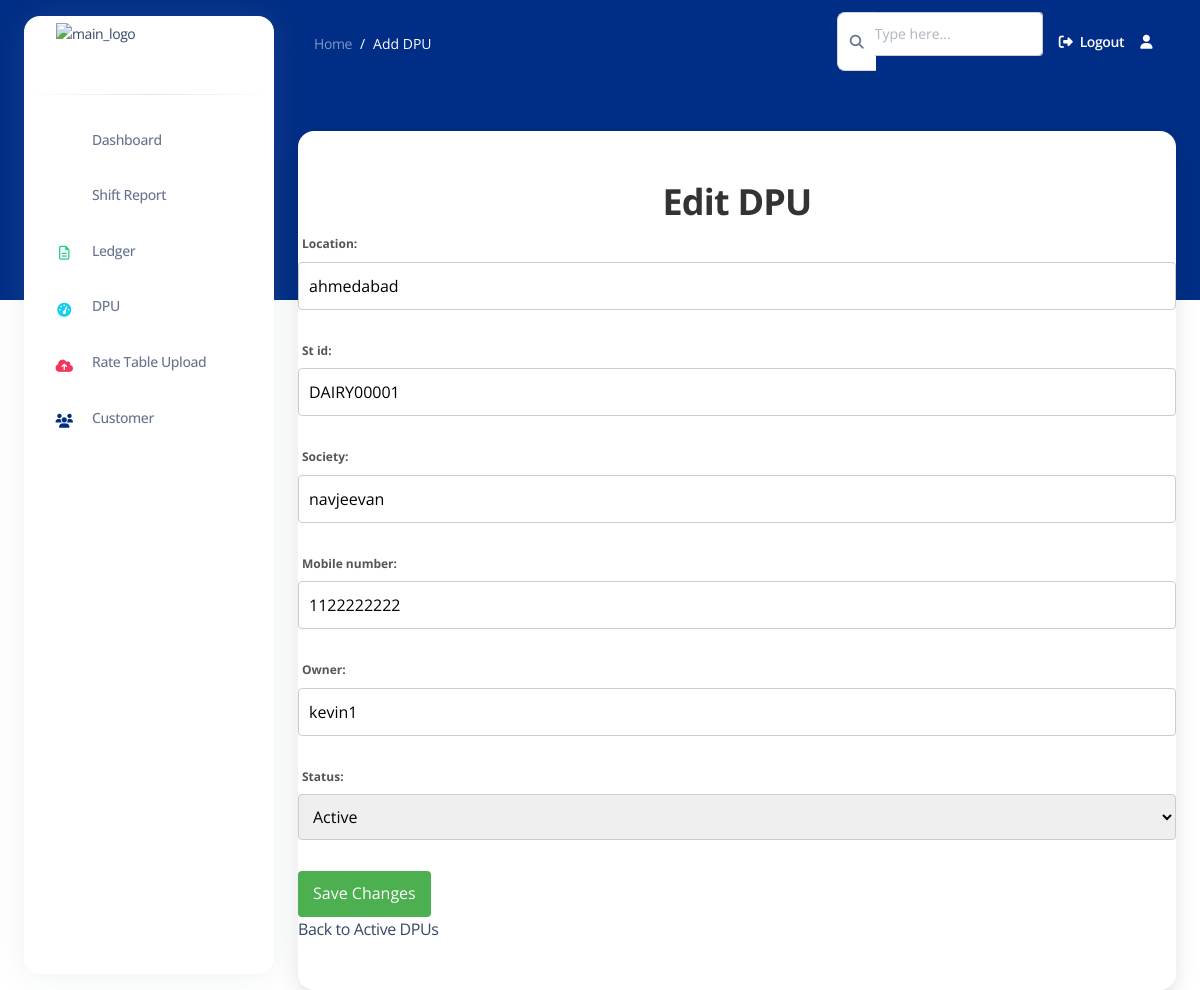
Page /edit_dpu/DAIRY00001/ on the earlier database version.
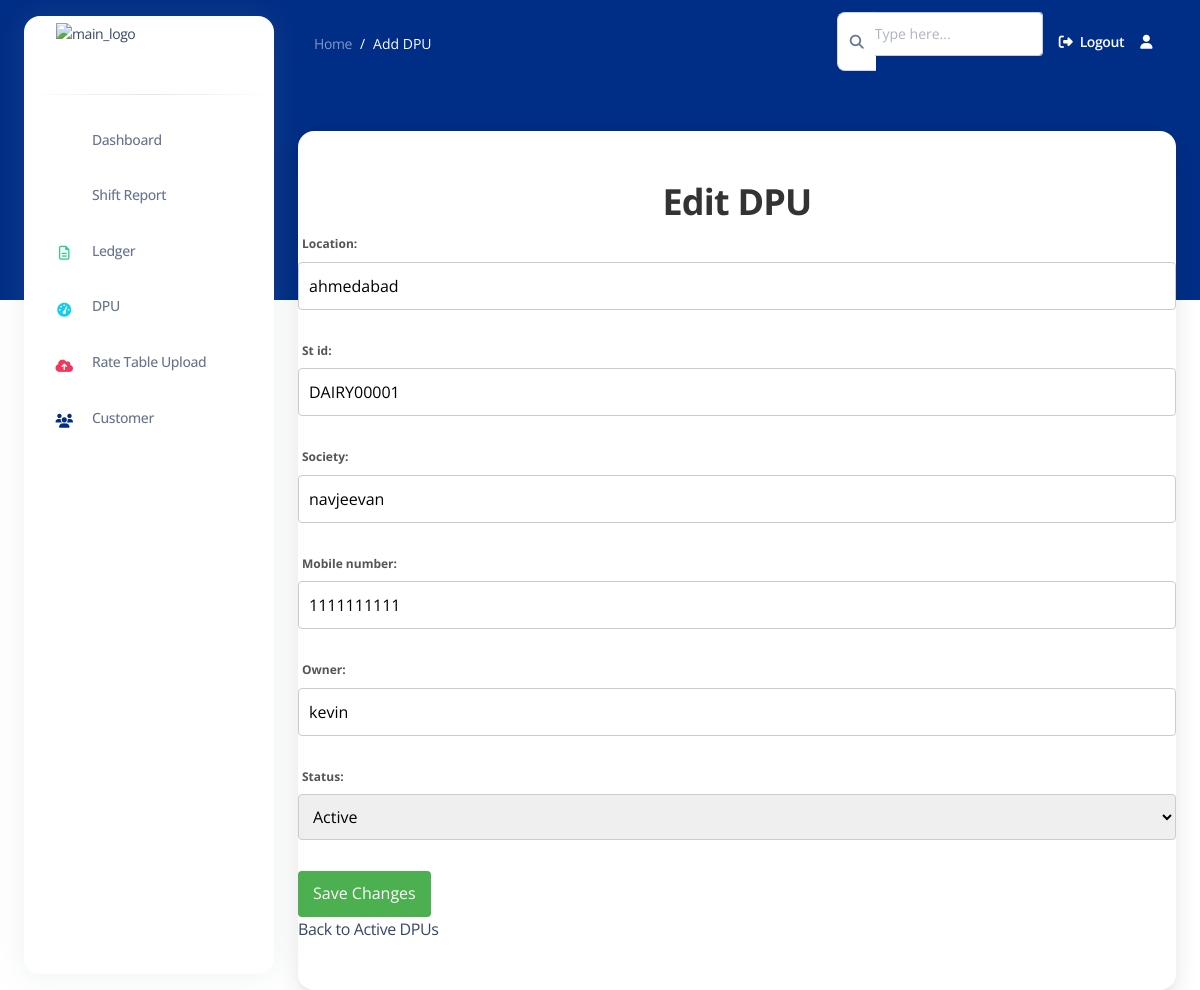
Same page on the later database version.
### apps/common/models.py (models this page shows, shortened)
class DPU(models.Model):
    user = models.ForeignKey(User, on_delete=models.CASCADE)
    location = models.CharField(max_length=255)
    st_id = models.CharField(max_length=50, unique=True, primary_key=True)  # Renamed from dpu_id to st_id
    society = models.CharField(max_length=255)
    mobile_number = models.CharField(max_length=15)
    owner = models.CharField(max_length=255)
    STATUS_CHOICES = [
        ('active', 'Active'),
        ('deactivated', 'Deactivated'),
    ]
    status = models.CharField(max_length=20, choices=STATUS_CHOICES, default='active')
    date = models.DateTimeField(auto_now_add=True)  # Automatically set on creation

### apps/common/views.py (the view)
# urls.py: path('edit_dpu/<str:st_id>/', edit_dpu, name='edit_dpu'),
def edit_dpu(request, st_id):
    dpu = get_object_or_404(DPU, st_id=st_id)
    if request.method == 'POST':
        form = DPUForm(request.POST, instance=dpu)
        if form.is_valid():
            form.save()
            if dpu.status != form.cleaned_data['status']:
                return JsonResponse({'status_changed': True})
            form.save()
            return redirect('active_dpu')  # Redirect to the desired page after editing
    else:
        form = DPUForm(instance=dpu)
    return render(request, 'common/edit_dpu.html', {'form': form, 'dpu': dpu})

### apps/common/forms.py
class DPUForm(forms.ModelForm):
    class Meta:
        model = DPU
        fields = ['location', 'st_id', 'society', 'mobile_number', 'owner', 'status']

### templates/common/edit_dpu.html (shortened to what this page needs)
{% extends 'base2.html' %}
{% block content %}
<nav class="navbar navbar-main navbar-expand-lg px-0 mx-4 shadow-none border-radius-xl " id="navbarBlur"
    data-scroll="false">
    <div class="container-fluid py-1 px-3">
        <nav aria-label="breadcrumb">
            <ol class="breadcrumb bg-transparent mb-0 pb-0 pt-1 px-0 me-sm-6 me-5">
                <li class="breadcrumb-item text-sm"><a class="opacity-5 text-white" href="">Home</a>
                </li>
                <li class="breadcrumb-item text-sm text-white active" aria-current="page">Add DPU</li>
            </ol>
        </nav>
        <div class="collapse navbar-collapse mt-sm-0 mt-2 me-md-0 me-sm-4" id="navbar">
            <div class="ms-md-auto pe-md-3 d-flex align-items-center">
                <div class="input-group">
                    <span class="input-group-text text-body"><i class="fas fa-search" aria-hidden="true"></i></span>
                    <input type="text" class="form-control" placeholder="Type here...">
                </div>
            </div>
            <ul class="navbar-nav  justify-content-end">
                <li class="nav-item d-flex align-items-center">
                    <a href="{% url 'logout' %}" class="nav-link text-white font-weight-bold px-0">
                        <i class="fa fa-sign-out me-sm-1"></i>
                        <span class="d-sm-inline d-none">Logout</span>
                    </a>
                </li>
                <li class="nav-item dropdown pe-2 px-3 d-flex align-items-center">
                    <a href="javascript:;" class="nav-link text-white p-0" id="dropdownMenuButton"
                        data-bs-toggle="dropdown" aria-expanded="false">
                        <i class="fa fa-user cursor-pointer"></i>
                    </a>
                </li>
            </ul>
        </div>
    </div>
</nav>
  <div class="container-fluid mt-5">
    <div class="card o-hidden border-0 shadow-lg mt-5">
        <div class="row ">
            <div class="col-lg-12 my-5">
                <h2>Edit DPU</h2>
                <form method="post" action="" id="editDpuForm" onsubmit="return confirmDeactivation()">
                    {{ form.as_p }}
                    <button type="submit">Save Changes</button>
                  </form>
 <a href="{% url 'active_dpu' %}">Back to Active DPUs</a>
            </div>
        </div>
    </div>
    </div>
{% endblock %}

Differences in the rows shown:
changed DPU "ahmedabad": mobile_number "1122222222" → "1111111111"; owner "kevin1" → "kevin"
